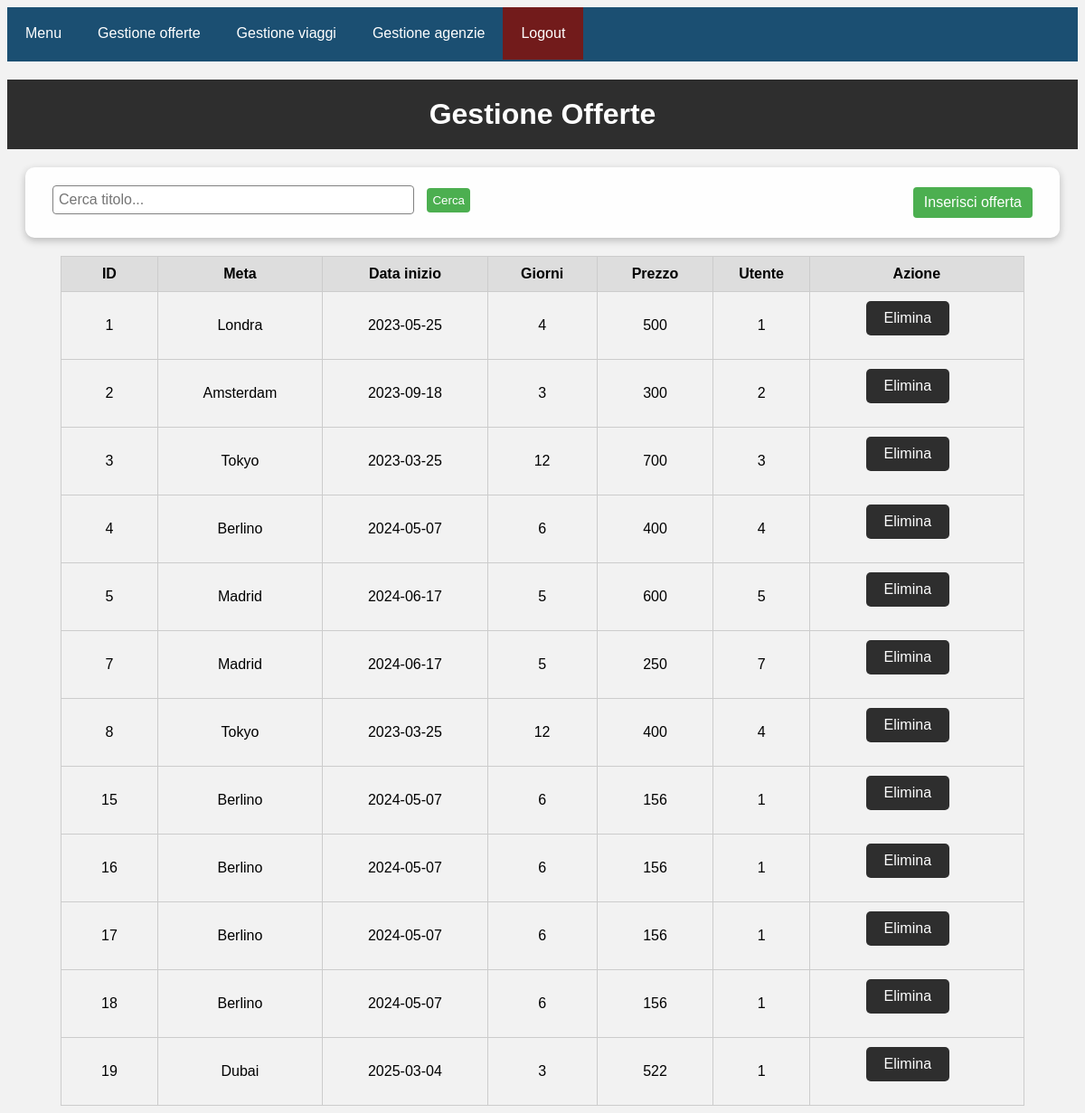
Page /gestione_offerte.php (signed in) on the committed database.
### tables this page shows
CREATE TABLE `offerta` (
  `ID` int(11) NOT NULL,
  `IDViaggio` int(11) NOT NULL,
  `IDAgenzia` int(11) NOT NULL,
  `IDUtente` int(11) NOT NULL,
  `Prezzo` float NOT NULL,
  `Stelle` varchar(50) DEFAULT NULL,
  `Alunni` int(11) NOT NULL,
  `Zona` varchar(50) DEFAULT NULL,
  `Mezzi` tinyint(1) NOT NULL,
  `Ristorazione` varchar(50) DEFAULT NULL,
  `Servizio` varchar(50) DEFAULT NULL,
  `Treno` varchar(50) DEFAULT NULL,
  `Bus` varchar(50) DEFAULT NULL,
  `Esperienza` varchar(50) DEFAULT NULL,
  `Punti` int(11) NOT NULL
);

CREATE TABLE `viaggio` (
  `ID` int(11) NOT NULL,
  `Meta` varchar(50) NOT NULL,
  `Partenza` date NOT NULL,
  `Giorni` int(11) NOT NULL
);

### gestione_offerte.php (the view, shortened to what this page needs)
<html>
<head>
  <link rel="stylesheet" href="Stylesheets/gestione_progetti.css">
</head>
<body>
  <?php
  if(isset($_SESSION['admin'])){
  ?>
  <div class="navbar">
    <div class="menu">
      <a href="menu.php">Menu</a>
      <a href="gestione_offerte.php">Gestione offerte</a>
      <a href="gestione_viaggi.php">Gestione viaggi</a>
      <a href="gestione_agenzie.php">Gestione agenzie</a>
    </div>
    <div class="logout">
      <a href="backend/logout.php">Logout</a>
    </div>
  </div>
  <?php }?>
  <div class="header">
    <h1>Gestione Offerte</h1>
  </div>
  <nav>
    <div class="search-container">
      <form action="" method="POST">
        <?php
          $tit = "";
          echo "<input type='text' placeholder='Cerca titolo...' name='search' id='search' value='".$tit."'>";
        ?>
        <button type="submit">Cerca</button>
      </form>
    </div>
    <div class="add-project">
      <a href="inserisci_offerta.php">Inserisci offerta</a>
    </div>
  </nav>
  <div class="container">
    <table>
      <tr>
        <th class="td_id">ID</th>
        <th class="td_titolo">Meta</th>
        <th class="td_anno">Data inizio</th>
        <th class="td_classi">Giorni</th>
        <th class="td_classi">Prezzo</th>
        <th class="td_utente">Utente</th>
        <th class="td_azione">Azione</th>
      </tr>
      <?php
      require 'backend/dbconfig.php';
      $conn = mysqli_connect($host, $user, $pass, $dbname);
      if(isset($_POST['search'])){
        $tit = $_POST['search'];
        unset($_POST['search']);
        $sql = "SELECT offerta.ID AS idd, offerta.prezzo, offerta.IDUtente, viaggio.Meta, viaggio.partenza, viaggio.giorni FROM `offerta` INNER JOIN viaggio ON viaggio.ID = offerta.IDViaggio WHERE viaggio.meta LIKE '%$tit%'";
      }else{
        $sql = "SELECT offerta.ID AS idd, offerta.prezzo, offerta.IDUtente, viaggio.Meta, viaggio.partenza, viaggio.giorni FROM offerta INNER JOIN viaggio ON viaggio.ID = offerta.IDViaggio";
      }
      $result = mysqli_query($conn, $sql);
      while ($row = mysqli_fetch_array($result)) {
      ?>
        <tr>
      <td class="td_id"><?php echo $row['idd']; ?></td>
      <td class="td_titolo"><?php echo $row['Meta']; ?></td>
      <td class="td_anno"><?php echo $row['partenza']; ?></td>
      <td class="td_classi"><?php echo $row['giorni']; ?></td>
      <td class="td_classi"><?php echo $row['prezzo']; ?></td>
      <td class="td_utente"><?php echo $row['IDUtente']; ?></td>
      <td class="gestione td_azione">
        <div class="form-container-td">
          <form action="elimina_offerta.php" method="post">
            <input type="submit" value="Elimina" class="delete-btn" onclick="return confirm('Sei sicuro di voler eliminare questo progetto?');">
          </form>
        </div>
      </td>
    </tr>
    <?php
    }
    ?>
    </table>
  </div>
</body>
</html>

### Stylesheets/gestione_progetti.css (style rules this page uses)
body { font-family: Arial, sans-serif; background-color: #F2F2F2; }
.header { background-color: #2E2E2E; color: #FFF; padding: 20px; text-align: center; }
.header h1 { font-size: 32px; margin: 0; }
.container { display: flex; flex-wrap: wrap; justify-content: center; align-items: center; }
.td_id { width: 10%; }
.td_utente { width: 10%; }
input[type="text"], input[type="password"] { padding: 10px; width: 100%; margin-top: 20px; margin-bottom: 20px; font-size: 16px; border-radius: 5px; border: 1px solid #CCC; }
input[type="submit"] { padding: 10px 20px; background-color: #2E2E2E; color: #FFF; border-radius: 5px; border: 0; font-size: 16px; cursor: pointer; }
.delete-btn { display: inline-block; padding: 12px 24px; border-radius: 5px; text-decoration: none; color: #fff; transition: all 0.3s ease; margin-right: 20px; background-color: #f44336; }
.form-container-td { display: inline-block; }
table { width: 90%; text-align: center; border-collapse: collapse; }
th, td { border: 1px solid #cccccc; padding: 10px; }
th { background-color: #dddddd; }
.gestione { text-align: center; vertical-align: middle; }
.navbar { overflow: hidden; background-color: #1b4f72; font-family: Arial, Helvetica, sans-serif; height: 60px; margin-bottom: 20px; justify-content: space-between; }
.navbar a { float: left; color: white; text-align: center; padding: 20px; text-decoration: none; }
.logout a { background-color: #721b1b; }
nav { background-color: #fefefe; overflow: hidden; display: flex; align-items: center; justify-content: space-between; border-radius: 10px; margin: 20px; box-shadow: rgba(0, 0, 0, 0.24) 0px 3px 8px; padding-left: 20px; padding-right: 20px; }
nav a { color: white; text-decoration: none; }
.search-container { display: flex; align-items: center; padding: 10px; margin-top: 10px; }
.search-container input[type=text] { padding: 6px; border-radius: 4px; margin-right: 10px; border: 1px solid gray; width: fit-content; margin: 0px; width: 400px; }
.search-container button[type=submit] { background-color: #4CAF50; color: white; padding: 6px; border-radius: 4px; border: none; cursor: pointer; margin-left: 10px; }
.add-project { padding: 10px; }
.add-project a { background-color: #4CAF50; color: white; padding: 8px 12px; border-radius: 4px; text-align: center; text-decoration: none; display: inline-block; cursor: pointer; }

### rows in the picture
offerta: ID "1", IDViaggio.Meta "Londra", IDViaggio.Partenza "2023-05-25", IDViaggio.Giorni "4", Prezzo "500", IDUtente "1"
offerta: ID "2", IDViaggio.Meta "Amsterdam", IDViaggio.Partenza "2023-09-18", IDViaggio.Giorni "3", Prezzo "300", IDUtente "2"
offerta: ID "3", IDViaggio.Meta "Tokyo", IDViaggio.Partenza "2023-03-25", IDViaggio.Giorni "12", Prezzo "700", IDUtente "3"
offerta: ID "4", IDViaggio.Meta "Berlino", IDViaggio.Partenza "2024-05-07", IDViaggio.Giorni "6", Prezzo "400", IDUtente "4"
offerta: ID "5", IDViaggio.Meta "Madrid", IDViaggio.Partenza "2024-06-17", IDViaggio.Giorni "5", Prezzo "600", IDUtente "5"
offerta: ID "7", IDViaggio.Meta "Madrid", IDViaggio.Partenza "2024-06-17", IDViaggio.Giorni "5", Prezzo "250", IDUtente "7"
offerta: ID "8", IDViaggio.Meta "Tokyo", IDViaggio.Partenza "2023-03-25", IDViaggio.Giorni "12", Prezzo "400", IDUtente "4"
offerta: ID "15", IDViaggio.Meta "Berlino", IDViaggio.Partenza "2024-05-07", IDViaggio.Giorni "6", Prezzo "156", IDUtente "1"
offerta: ID "16", IDViaggio.Meta "Berlino", IDViaggio.Partenza "2024-05-07", IDViaggio.Giorni "6", Prezzo "156", IDUtente "1"
offerta: ID "17", IDViaggio.Meta "Berlino", IDViaggio.Partenza "2024-05-07", IDViaggio.Giorni "6", Prezzo "156", IDUtente "1"
offerta: ID "18", IDViaggio.Meta "Berlino", IDViaggio.Partenza "2024-05-07", IDViaggio.Giorni "6", Prezzo "156", IDUtente "1"
offerta: ID "19", IDViaggio.Meta "Dubai", IDViaggio.Partenza "2025-03-04", IDViaggio.Giorni "3", Prezzo "522", IDUtente "1"
